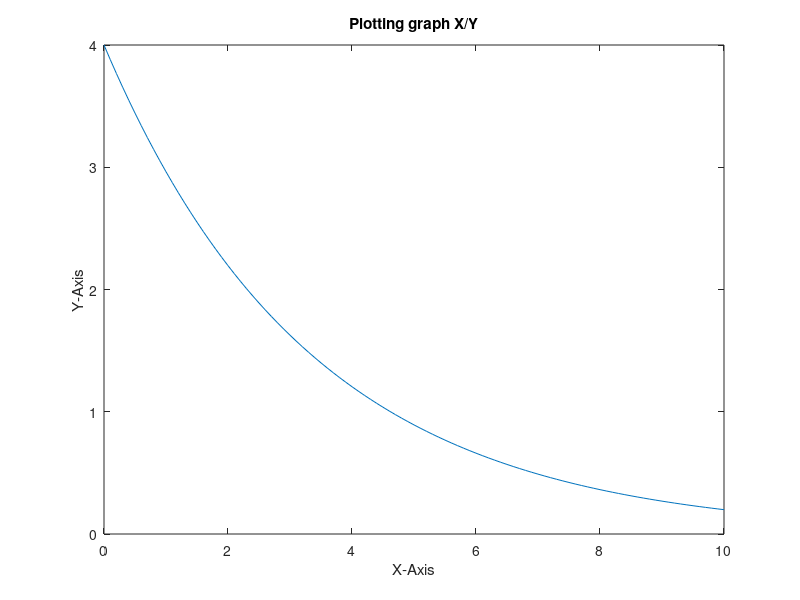

Source code (MATLAB):
# CODE 1: 
# Execute this:
# x = 0: 0.1: 10
# y = 4 * exp(-0.3 * x)
# plot(x, y)

x = 0:0.1:10
y = 4 * exp(-0.3 * x)
plot(x, y)
xlabel("X-Axis")
ylabel("Y-Axis")
title("Plotting graph X/Y")
